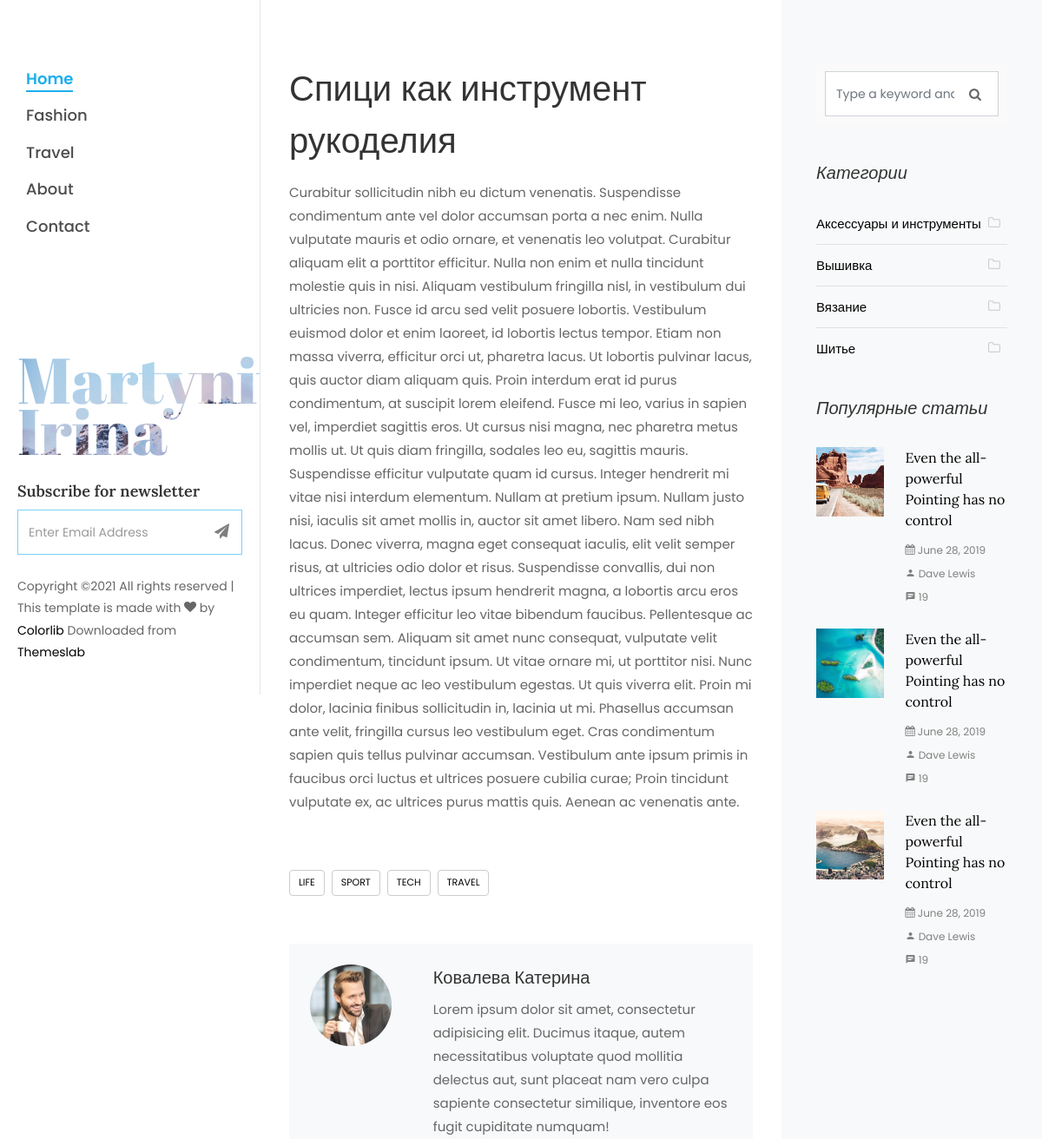
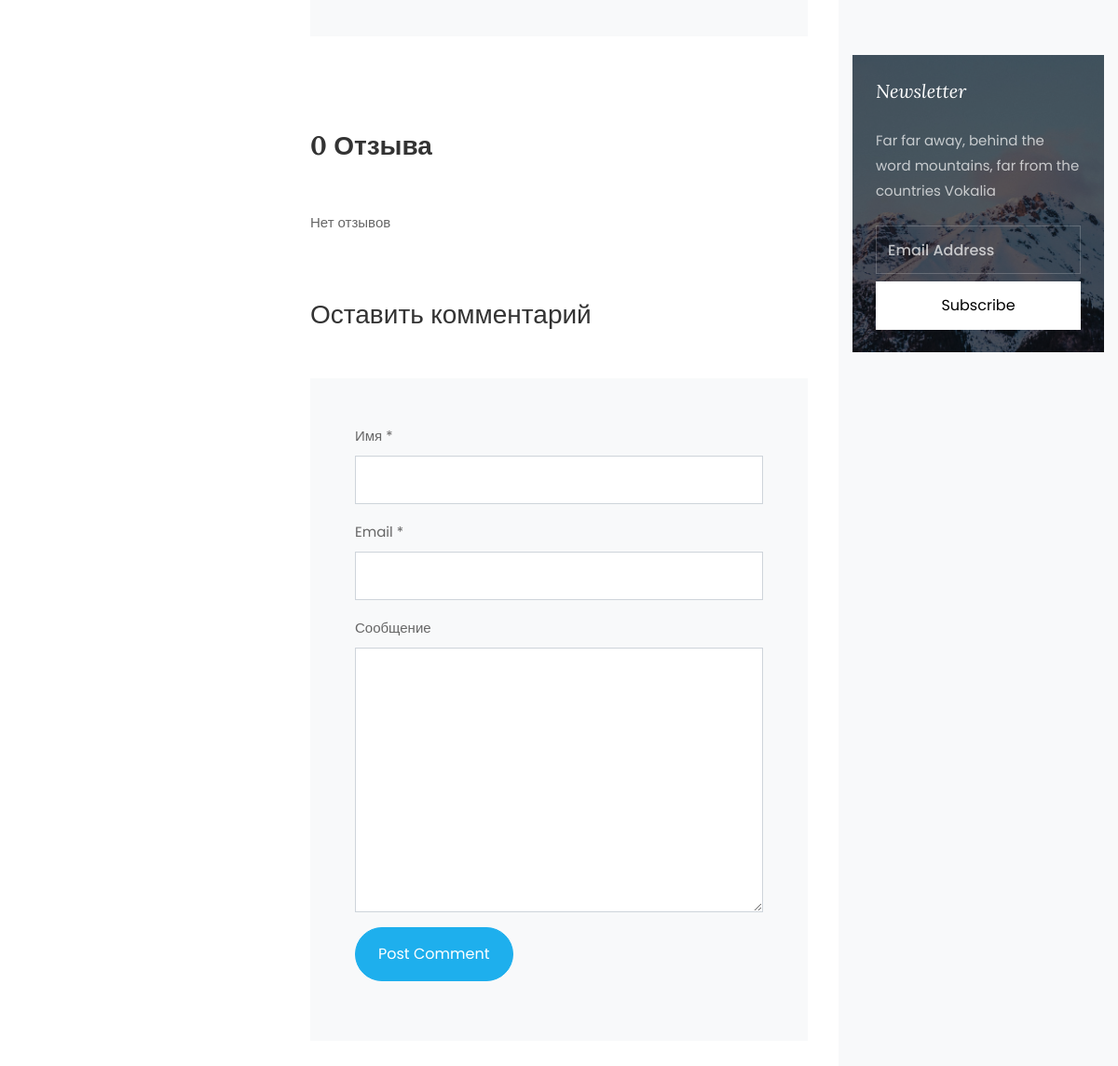
/spici-kak-instrument-rukodeliya/, run on the app's committed database (2 pictures, top to bottom).
### blog_app/models.py (models this page shows, shortened)
class Article(models.Model):
    title = models.CharField(max_length=256, blank=False, verbose_name='Название')
    category = models.ForeignKey(Category, on_delete=models.CASCADE, verbose_name='Категория')
    slug = models.SlugField(max_length=256, db_index=True)
    short_content = models.TextField(verbose_name='Краткое описание', max_length=300, default='Нет описания')
    content = models.TextField(blank=True, default='Нет описания', verbose_name='Текст статьи')
    created_at = models.DateTimeField(auto_now_add=True, verbose_name='Дата публикации')
    updated_at = models.DateTimeField(auto_now=True, verbose_name='Дата обновления')
    image = models.ImageField(upload_to='blog_images/%Y/%m/%d', verbose_name='Изображение', blank=True)
    draft = models.BooleanField(verbose_name='Черновик', default=False)
    author = models.CharField(verbose_name='Автор', blank=False, max_length=150)
    class Meta:
        ordering = ('-created_at',)
        verbose_name = 'Статья'
        verbose_name_plural = 'Статьи'
    def get_review(self):
        return self.reviews_set.filter(parent__isnull=True) # вернет только родительские отзывы статьи

class Category(models.Model):
    name = models.CharField(max_length=150, blank=False, db_index=True, verbose_name='Наименование')
    slug = models.SlugField(max_length=150, unique=True, blank=False, db_index=True)
    created_at = models.DateTimeField(auto_now_add=True, verbose_name='Дата создания')
    updated_at = models.DateTimeField(auto_now=True, verbose_name='Дата обновления')
    class Meta:
        ordering = ('name',)
        verbose_name = 'Категория'
        verbose_name_plural = 'Категории'
    def get_absolute_url(self):
        return reverse('article_category_list', kwargs={'slug': self.slug})

### blog_app/views.py (the view)
# urls.py: path('<slug:slug>/', views.ArticleDetailView.as_view(), name="article_detail"),
class ArticleDetailView(DetailView):
    model = Article
    slug_field = 'slug'
    template_name = 'blog_detail.html'

### blog_app/templatetags/article_tag.py (called while the page is built)
@register.simple_tag()
def get_categories():
    return Category.objects.all()

### templates/blog_detail.html (shortened to what this page needs)
{% extends 'partials/base.html' %}
{% block content %}
    <div class="col-lg-8 px-md-5 py-5">
        <div class="row pt-md-4">
            <h1 class="mb-3">{{ article.title }}</h1>
            <p>{{ article.content }}</p>
            <div class="tag-widget post-tag-container mb-5 mt-5">
                <div class="tagcloud">
                    <a href="#" class="tag-cloud-link">Life</a>
                    <a href="#" class="tag-cloud-link">Sport</a>
                    <a href="#" class="tag-cloud-link">Tech</a>
                    <a href="#" class="tag-cloud-link">Travel</a>
                </div>
            </div>
            <div class="about-author d-flex p-4 bg-light">
                <div class="bio mr-5">
                    <img src="/static/images/person_1.jpg" alt="Image placeholder" class="img-fluid mb-4">
                </div>
                <div class="desc">
                    <h3>{{ article.author }}</h3>
                    <p>Lorem ipsum dolor sit amet, consectetur adipisicing elit. Ducimus itaque, autem necessitatibus
                        voluptate quod mollitia delectus aut, sunt placeat nam vero culpa sapiente consectetur
                        similique, inventore eos fugit cupiditate numquam!</p>
                </div>
            </div>
            <div class="pt-5 mt-5">
                {% with article.reviews_set.count as comments %}
                    {% if comments == 1 %}
                        <h3 class="mb-5 font-weight-bold">{{ comments }} Отзыв</h3>
                    {% elif comments <= 4 %}
                        <h3 class="mb-5 font-weight-bold">{{ comments }} Отзыва</h3>
                    {% else %}
                        <h3 class="mb-5 font-weight-bold">{{ comments }} Отзывов</h3>
                    {% endif %}
                {% endwith %}
                {% for review in article.get_review %}
                    <ul class="comment-list">
                        <li class="comment">
                            <div class="vcard bio">
                                <img src="/static/images/person_1.jpg" alt="Image placeholder">
                            </div>
                            <div class="comment-body">
                                <h3>{{ review.name }}</h3>
                                <div class="meta">{{ review.created_at }}</div>
                                <p>{{ review.text }}</p>
                                <p><a href="#formReview" class="reply"
                                      onclick="addReview('{{ review.name }}', '{{ review.id }}')">Ответить</a></p>
                            </div>
                        </li>
                        {% for rew in review.reviews_set.all %}
                            <ul class="children">
                                <li class="comment">
                                    <div class="vcard bio">
                                        <img src="/static/images/person_1.jpg" alt="Image placeholder">
                                    </div>
                                    <div class="comment-body">
                                        <h3>{{ rew.name }}</h3>
                                        <div class="meta">{{ rew.created_at }}</div>
                                        <p>{{ rew.text }}</p>
                                    </div>
                                </li>
                            </ul>
                        {% endfor %}
                    </ul>
                {% empty %}
                    <p>Нет отзывов</p>
                {% endfor %}
                <div class="comment-form-wrap pt-5">
                    <h3 class="mb-5">Оставить комментарий</h3>
                    <form action="{% url 'add_review' article.id %}" method="post" class="p-3 p-md-5 bg-light"
                          id="formReview">
                        <div class="form-group">
                            <label for="name">Имя *</label>
                            <input type="text" class="form-control" id="name" name="name">
                        </div>
                        <div class="form-group">
                            <label for="email">Email *</label>
                            <input type="email" class="form-control" id="email" name="email">
                        </div>
                        <div class="form-group">
                            <label for="message">Сообщение</label>
                            <textarea name="text" id="message" cols="30" rows="10" class="form-control"
                                      required=""></textarea>
                        </div>
                        <div class="form-group">
                            <input type="submit" value="Post Comment" class="btn py-3 px-4 btn-primary">
                        </div>
                    </form>
                </div>
            </div>
        </div>
    </div>
{% endblock %}

### templates/partials/sidebar.html (shortened to what this page needs)
{% load article_tag %}
<div class="col-xl-4 sidebar ftco-animate bg-light pt-5">
    <div class="sidebar-box pt-md-4">
        <form action="#" class="search-form">
            <div class="form-group">
                <span class="icon icon-search"></span>
                <input type="text" class="form-control" placeholder="Type a keyword and hit enter">
            </div>
        </form>
    </div>
    <div class="sidebar-box ftco-animate">
        <h3 class="sidebar-heading">Категории</h3>
        <ul class="categories">
            {% get_categories as categories %}
            {% for category in categories %}
            <li class="colorlib-active"><a href="{{ category.get_absolute_url }}">{{ category.name }}<span><i class="icon-folder-o mr-2"></i></span></a></li>
            {% endfor %}
        </ul>
    </div>
    <div class="sidebar-box ftco-animate">
        <h3 class="sidebar-heading">Популярные статьи</h3>
        <div class="block-21 mb-4 d-flex">
            <a class="blog-img mr-4" style="background-image: url(/static/images/image_1.jpg);"></a>
            <div class="text">
                <h3 class="heading"><a href="#">Even the all-powerful Pointing has no control</a>
                </h3>
                <div class="meta">
                    <div><a href="#"><span class="icon-calendar"></span> June 28, 2019</a></div>
                    <div><a href="#"><span class="icon-person"></span> Dave Lewis</a></div>
                    <div><a href="#"><span class="icon-chat"></span> 19</a></div>
                </div>
            </div>
        </div>
        <div class="block-21 mb-4 d-flex">
            <a class="blog-img mr-4" style="background-image: url(/static/images/image_2.jpg);"></a>
            <div class="text">
                <h3 class="heading"><a href="#">Even the all-powerful Pointing has no control</a>
                </h3>
                <div class="meta">
                    <div><a href="#"><span class="icon-calendar"></span> June 28, 2019</a></div>
                    <div><a href="#"><span class="icon-person"></span> Dave Lewis</a></div>
                    <div><a href="#"><span class="icon-chat"></span> 19</a></div>
                </div>
            </div>
        </div>
        <div class="block-21 mb-4 d-flex">
            <a class="blog-img mr-4" style="background-image: url(/static/images/image_3.jpg);"></a>
            <div class="text">
                <h3 class="heading"><a href="#">Even the all-powerful Pointing has no control</a>
                </h3>
                <div class="meta">
                    <div><a href="#"><span class="icon-calendar"></span> June 28, 2019</a></div>
                    <div><a href="#"><span class="icon-person"></span> Dave Lewis</a></div>
                    <div><a href="#"><span class="icon-chat"></span> 19</a></div>
                </div>
            </div>
        </div>
    </div>
    <div class="sidebar-box subs-wrap img py-4"
         style="background-image: url(/static/images/bg_1.jpg);">
        <div class="overlay"></div>
        <h3 class="mb-4 sidebar-heading">Newsletter</h3>
        <p class="mb-4">Far far away, behind the word mountains, far from the countries Vokalia</p>
        <form action="#" class="subscribe-form">
            <div class="form-group">
                <input type="text" class="form-control" placeholder="Email Address">
                <input type="submit" value="Subscribe" class="mt-2 btn btn-white submit">
            </div>
        </form>
    </div>
</div>

### static/css/icomoon.css (style rules this page uses)
[class^="icon-"], [class*=" icon-"] { font-family: 'icomoon' !important; speak: none; font-style: normal; font-weight: normal; font-variant: normal; text-transform: none; line-height: 1; -webkit-font-smoothing: antialiased; -moz-osx-font-smoothing: grayscale; }
.icon-search:before { content: "\f002"; }
.icon-calendar:before { content: "\f073"; }
.icon-folder-o:before { content: "\f114"; }
.icon-chat:before { content: "\e0b7"; }
.icon-person:before { content: "\e7fd"; }

### data on the page
Article: title "Спици как инструмент рукоделия", content "Curabitur sollicitudin nibh eu dictum venenatis. Suspendisse condimentum ante vel dolor accumsan porta a nec enim. Nulla vulputate mauris et odio ornare, et venenatis leo volutpat. Curabitur aliquam elit a porttitor efficitur. Nulla non enim et nulla tincidunt molestie quis in nisi. Aliquam vestibulum fringilla nisl, in vestibulum dui ultricies non. Fusce id arcu sed velit posuere lobortis. Vestibulum euismod dolor et enim laoreet, id lobortis lectus tempor. Etiam non massa viverra, efficitur orci ut, pharetra lacus. Ut lobortis pulvinar lacus, quis auctor diam aliquam quis. Proin interdum erat id purus condimentum, at suscipit lorem eleifend. Fusce mi leo, varius in sapien vel, imperdiet…", author "Ковалева Катерина"
Category: name "Аксессуары и инструменты"
Category: name "Вышивка"
Category: name "Вязание"
Category: name "Шитье"

### other printed values
{{ comments }} "0"
